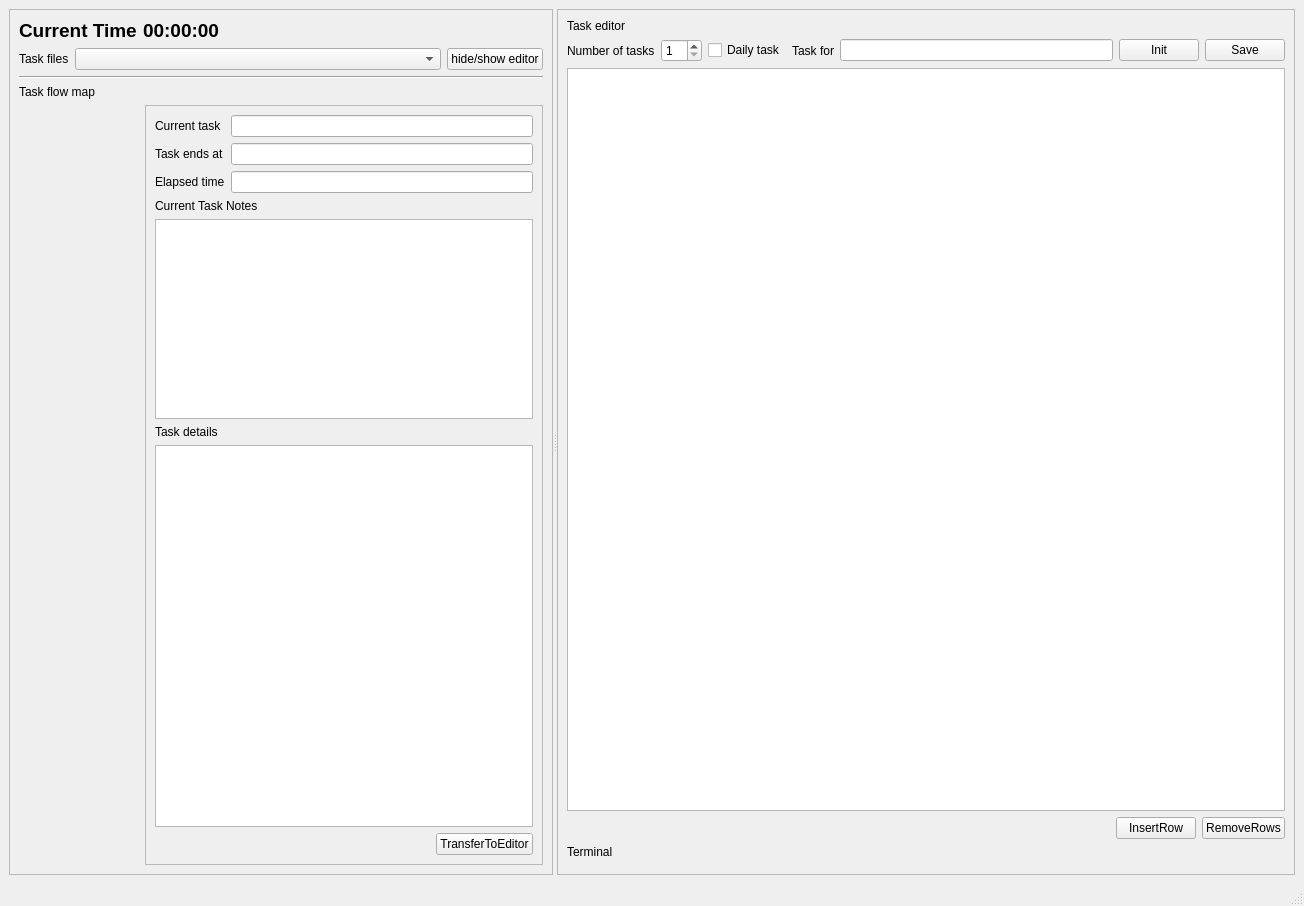
<?xml version="1.0" encoding="UTF-8"?>
<ui version="4.0">
 <class>MainWindow</class>
 <widget class="QMainWindow" name="MainWindow">
  <property name="geometry">
   <rect>
    <x>0</x>
    <y>0</y>
    <width>1304</width>
    <height>906</height>
   </rect>
  </property>
  <property name="windowTitle">
   <string>MainWindow</string>
  </property>
  <widget class="QWidget" name="centralwidget">
   <layout class="QVBoxLayout" name="verticalLayout_3">
    <item>
     <widget class="QSplitter" name="splitter">
      <property name="orientation">
       <enum>Qt::Horizontal</enum>
      </property>
      <widget class="QFrame" name="frame">
       <property name="frameShape">
        <enum>QFrame::StyledPanel</enum>
       </property>
       <property name="frameShadow">
        <enum>QFrame::Raised</enum>
       </property>
       <layout class="QVBoxLayout" name="verticalLayout_4">
        <item>
         <layout class="QHBoxLayout" name="horizontalLayout_3">
          <item>
           <widget class="QLabel" name="label">
            <property name="sizePolicy">
             <sizepolicy hsizetype="Fixed" vsizetype="Preferred">
              <horstretch>0</horstretch>
              <verstretch>0</verstretch>
             </sizepolicy>
            </property>
            <property name="font">
             <font>
              <pointsize>14</pointsize>
              <weight>75</weight>
              <bold>true</bold>
             </font>
            </property>
            <property name="text">
             <string>Current Time</string>
            </property>
           </widget>
          </item>
          <item>
           <widget class="QLabel" name="label_time">
            <property name="sizePolicy">
             <sizepolicy hsizetype="Fixed" vsizetype="Preferred">
              <horstretch>0</horstretch>
              <verstretch>0</verstretch>
             </sizepolicy>
            </property>
            <property name="font">
             <font>
              <pointsize>14</pointsize>
              <weight>75</weight>
              <bold>true</bold>
             </font>
            </property>
            <property name="text">
             <string>00:00:00</string>
            </property>
           </widget>
          </item>
          <item>
           <spacer name="horizontalSpacer">
            <property name="orientation">
             <enum>Qt::Horizontal</enum>
            </property>
            <property name="sizeHint" stdset="0">
             <size>
              <width>40</width>
              <height>20</height>
             </size>
            </property>
           </spacer>
          </item>
         </layout>
        </item>
        <item>
         <layout class="QHBoxLayout" name="horizontalLayout_2">
          <item>
           <widget class="QLabel" name="label_2">
            <property name="sizePolicy">
             <sizepolicy hsizetype="Fixed" vsizetype="Preferred">
              <horstretch>0</horstretch>
              <verstretch>0</verstretch>
             </sizepolicy>
            </property>
            <property name="text">
             <string>Task files</string>
            </property>
           </widget>
          </item>
          <item>
           <widget class="QComboBox" name="comboBox_task_files">
            <property name="minimumSize">
             <size>
              <width>200</width>
              <height>0</height>
             </size>
            </property>
           </widget>
          </item>
          <item>
           <widget class="QPushButton" name="pushButton_show_hide">
            <property name="sizePolicy">
             <sizepolicy hsizetype="Fixed" vsizetype="Fixed">
              <horstretch>0</horstretch>
              <verstretch>0</verstretch>
             </sizepolicy>
            </property>
            <property name="text">
             <string>hide/show editor</string>
            </property>
           </widget>
          </item>
         </layout>
        </item>
        <item>
         <widget class="Line" name="line">
          <property name="orientation">
           <enum>Qt::Horizontal</enum>
          </property>
         </widget>
        </item>
        <item>
         <widget class="QLabel" name="label_3">
          <property name="text">
           <string>Task flow map</string>
          </property>
         </widget>
        </item>
        <item>
         <layout class="QHBoxLayout" name="horizontalLayout">
          <item>
           <widget class="task_widget" name="task_widget" native="true">
            <property name="minimumSize">
             <size>
              <width>120</width>
              <height>400</height>
             </size>
            </property>
           </widget>
          </item>
          <item>
           <widget class="QFrame" name="frame_3">
            <property name="frameShape">
             <enum>QFrame::StyledPanel</enum>
            </property>
            <property name="frameShadow">
             <enum>QFrame::Raised</enum>
            </property>
            <layout class="QVBoxLayout" name="verticalLayout">
             <item>
              <layout class="QGridLayout" name="gridLayout">
               <item row="0" column="0">
                <widget class="QLabel" name="label_4">
                 <property name="text">
                  <string>Current task</string>
                 </property>
                </widget>
               </item>
               <item row="1" column="0">
                <widget class="QLabel" name="label_5">
                 <property name="text">
                  <string>Task ends at</string>
                 </property>
                </widget>
               </item>
               <item row="1" column="1">
                <widget class="QLineEdit" name="lineEdit_end"/>
               </item>
               <item row="2" column="0">
                <widget class="QLabel" name="label_11">
                 <property name="text">
                  <string>Elapsed time</string>
                 </property>
                </widget>
               </item>
               <item row="2" column="1">
                <widget class="QLineEdit" name="lineEdit_task_lasting"/>
               </item>
               <item row="0" column="1">
                <layout class="QHBoxLayout" name="horizontalLayout_6">
                 <item>
                  <widget class="QLineEdit" name="lineEdit_current_task"/>
                 </item>
                </layout>
               </item>
              </layout>
             </item>
             <item>
              <widget class="QLabel" name="label_10">
               <property name="text">
                <string>Current Task Notes</string>
               </property>
              </widget>
             </item>
             <item>
              <widget class="QTextEdit" name="textEdit_note">
               <property name="maximumSize">
                <size>
                 <width>1000000</width>
                 <height>200</height>
                </size>
               </property>
              </widget>
             </item>
             <item>
              <widget class="QLabel" name="label_6">
               <property name="text">
                <string>Task details</string>
               </property>
              </widget>
             </item>
             <item>
              <widget class="QTableView" name="tableView_task_details"/>
             </item>
             <item>
              <layout class="QHBoxLayout" name="horizontalLayout_7">
               <item>
                <spacer name="horizontalSpacer_2">
                 <property name="orientation">
                  <enum>Qt::Horizontal</enum>
                 </property>
                 <property name="sizeHint" stdset="0">
                  <size>
                   <width>40</width>
                   <height>20</height>
                  </size>
                 </property>
                </spacer>
               </item>
               <item>
                <widget class="QPushButton" name="pushButton_transfer">
                 <property name="text">
                  <string>TransferToEditor</string>
                 </property>
                </widget>
               </item>
              </layout>
             </item>
            </layout>
           </widget>
          </item>
         </layout>
        </item>
       </layout>
      </widget>
      <widget class="QFrame" name="frame_2">
       <property name="frameShape">
        <enum>QFrame::StyledPanel</enum>
       </property>
       <property name="frameShadow">
        <enum>QFrame::Raised</enum>
       </property>
       <layout class="QVBoxLayout" name="verticalLayout_2">
        <item>
         <widget class="QLabel" name="label_8">
          <property name="text">
           <string>Task editor</string>
          </property>
         </widget>
        </item>
        <item>
         <layout class="QHBoxLayout" name="horizontalLayout_4">
          <item>
           <widget class="QLabel" name="label_9">
            <property name="sizePolicy">
             <sizepolicy hsizetype="Fixed" vsizetype="Preferred">
              <horstretch>0</horstretch>
              <verstretch>0</verstretch>
             </sizepolicy>
            </property>
            <property name="text">
             <string>Number of tasks</string>
            </property>
           </widget>
          </item>
          <item>
           <widget class="QSpinBox" name="spinBox_task_number">
            <property name="minimum">
             <number>1</number>
            </property>
           </widget>
          </item>
          <item>
           <widget class="QCheckBox" name="checkBox_daily">
            <property name="sizePolicy">
             <sizepolicy hsizetype="Fixed" vsizetype="Fixed">
              <horstretch>0</horstretch>
              <verstretch>0</verstretch>
             </sizepolicy>
            </property>
            <property name="text">
             <string>Daily task</string>
            </property>
           </widget>
          </item>
          <item>
           <widget class="QLabel" name="label_13">
            <property name="text">
             <string>Task for</string>
            </property>
           </widget>
          </item>
          <item>
           <widget class="QLineEdit" name="lineEdit_task_date"/>
          </item>
          <item>
           <widget class="QPushButton" name="pushButton_init">
            <property name="sizePolicy">
             <sizepolicy hsizetype="Fixed" vsizetype="Fixed">
              <horstretch>0</horstretch>
              <verstretch>0</verstretch>
             </sizepolicy>
            </property>
            <property name="text">
             <string>Init</string>
            </property>
           </widget>
          </item>
          <item>
           <widget class="QPushButton" name="pushButton_save">
            <property name="text">
             <string>Save</string>
            </property>
           </widget>
          </item>
         </layout>
        </item>
        <item>
         <widget class="QTableView" name="tableView_task"/>
        </item>
        <item>
         <layout class="QHBoxLayout" name="horizontalLayout_8">
          <item>
           <spacer name="horizontalSpacer_3">
            <property name="orientation">
             <enum>Qt::Horizontal</enum>
            </property>
            <property name="sizeHint" stdset="0">
             <size>
              <width>40</width>
              <height>20</height>
             </size>
            </property>
           </spacer>
          </item>
          <item>
           <widget class="QPushButton" name="pushButton_insert_row">
            <property name="text">
             <string>InsertRow</string>
            </property>
           </widget>
          </item>
          <item>
           <widget class="QPushButton" name="pushButton_remove_rows">
            <property name="text">
             <string>RemoveRows</string>
            </property>
           </widget>
          </item>
         </layout>
        </item>
        <item>
         <widget class="QLabel" name="label_7">
          <property name="text">
           <string>Terminal</string>
          </property>
         </widget>
        </item>
        <item>
         <widget class="TerminalWidget" name="widget_terminal" native="true">
          <property name="maximumSize">
           <size>
            <width>16777215</width>
            <height>200</height>
           </size>
          </property>
         </widget>
        </item>
       </layout>
      </widget>
     </widget>
    </item>
   </layout>
  </widget>
  <widget class="QMenuBar" name="menubar">
   <property name="geometry">
    <rect>
     <x>0</x>
     <y>0</y>
     <width>1304</width>
     <height>21</height>
    </rect>
   </property>
  </widget>
  <widget class="QStatusBar" name="statusbar"/>
 </widget>
 <customwidgets>
  <customwidget>
   <class>TerminalWidget</class>
   <extends>QWidget</extends>
   <header>task_manager.widgets.terminal_widget.h</header>
   <container>1</container>
  </customwidget>
  <customwidget>
   <class>task_widget</class>
   <extends>QWidget</extends>
   <header>task_manager.widgets.task_widget.h</header>
   <container>1</container>
  </customwidget>
 </customwidgets>
 <resources/>
 <connections/>
</ui>
